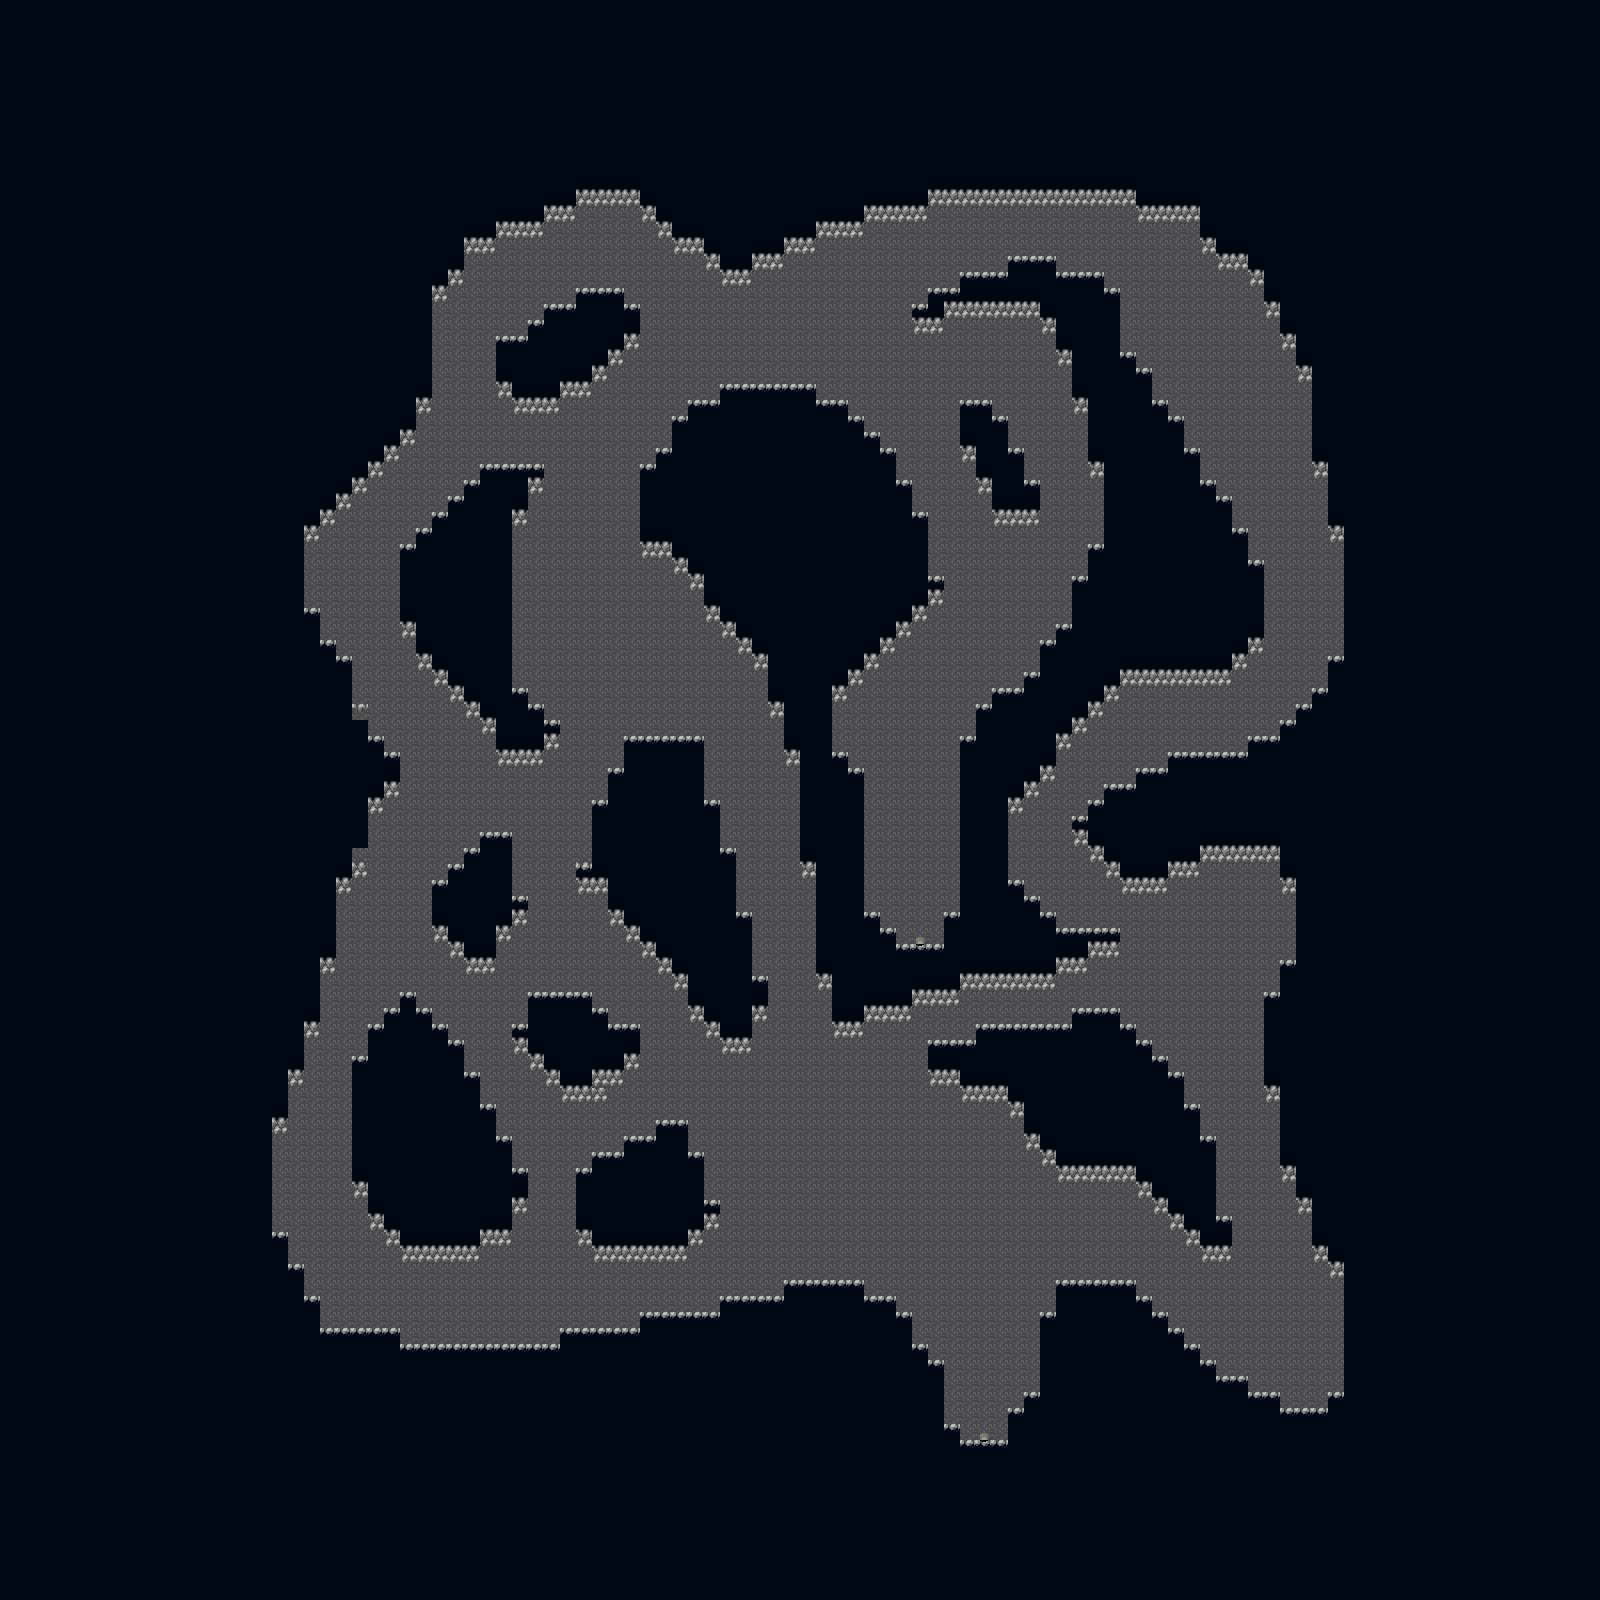

Below is a game level as drawn by its tile map, then a one-line description and the .tmx that defines it (tile-layer data replaced by summaries):
An orthogonal 100x100 tile map with 16x16 px tiles, 4 tile layers (Sub Layer 2, Sub Layer 1, Main Layer, Layer 2) and 27 objects.

<map version="1.0" orientation="orthogonal" renderorder="right-down" width="100" height="100" tilewidth="16" tileheight="16" nextobjectid="1">
 <tileset firstgid="1" name="tileset_01" tilewidth="16" tileheight="16">
  <image source="tileset_01.png" width="128" height="128" />
  <tile id="1">
   <objectgroup draworder="index">
    <object id="0" x="0" y="0" width="16" height="16" />
   </objectgroup>
  </tile>
  <tile id="2">
   <objectgroup draworder="index">
    <object id="0" x="0" y="0" width="16" height="16" />
   </objectgroup>
  </tile>
  <tile id="3">
   <objectgroup draworder="index">
    <object id="0" x="0" y="16">
     <polyline points="0,0 0,-16 16,-16" />
    </object>
   </objectgroup>
  </tile>
  <tile id="4">
   <objectgroup draworder="index">
    <object id="0" x="0" y="0">
     <polyline points="0,0 16,0" />
    </object>
   </objectgroup>
  </tile>
  <tile id="5">
   <objectgroup draworder="index">
    <object id="0" x="0" y="0">
     <polyline points="0,0 16,0 16,16" />
    </object>
   </objectgroup>
  </tile>
  <tile id="6">
   <objectgroup draworder="index">
    <object id="0" x="16" y="0">
     <polyline points="0,0 0,16 -16,16" />
    </object>
    <object id="0" x="0" y="12" width="16" height="4" />
   </objectgroup>
  </tile>
  <tile id="7">
   <objectgroup draworder="index">
    <object id="0" x="0" y="0" width="16" height="16" />
   </objectgroup>
  </tile>
  <tile id="8">
   <objectgroup draworder="index">
    <object id="0" x="0" y="0" width="16" height="16" />
   </objectgroup>
  </tile>
  <tile id="9">
   <objectgroup draworder="index">
    <object id="0" x="0" y="0" width="16" height="16" />
   </objectgroup>
  </tile>
  <tile id="11">
   <objectgroup draworder="index">
    <object id="0" x="0" y="0">
     <polyline points="0,0 0,16" />
    </object>
   </objectgroup>
  </tile>
  <tile id="12">
   <objectgroup draworder="index">
    <object id="0" x="0" y="12" width="16" height="4" />
   </objectgroup>
  </tile>
  <tile id="13">
   <objectgroup draworder="index">
    <object id="0" x="16" y="0">
     <polyline points="0,0 0,16" />
    </object>
   </objectgroup>
  </tile>
  <tile id="14">
   <objectgroup draworder="index">
    <object id="0" x="16" y="16">
     <polyline points="0,0 -16,0 -16,-16" />
    </object>
    <object id="0" x="0" y="12" width="16" height="4" />
   </objectgroup>
  </tile>
  <tile id="15">
   <objectgroup draworder="index">
    <object id="0" x="0" y="0" width="16" height="16" />
   </objectgroup>
  </tile>
  <tile id="16">
   <objectgroup draworder="index">
    <object id="0" x="0" y="0" width="16" height="16" />
   </objectgroup>
  </tile>
  <tile id="17">
   <objectgroup draworder="index">
    <object id="0" x="0" y="0" width="16" height="16" />
   </objectgroup>
  </tile>
  <tile id="21">
   <objectgroup draworder="index">
    <object id="0" x="0" y="0" width="16" height="16" />
   </objectgroup>
  </tile>
  <tile id="22">
   <objectgroup draworder="index">
    <object id="0" x="0" y="0" width="16" height="16" />
   </objectgroup>
  </tile>
  <tile id="23">
   <objectgroup draworder="index">
    <object id="0" x="0" y="0" width="16" height="16" />
   </objectgroup>
  </tile>
  <tile id="28">
   <objectgroup draworder="index">
    <object id="0" x="16" y="16">
     <polyline points="0,0 0,-16" />
    </object>
    <object id="0" x="0" y="0">
     <polyline points="0,0 0,16" />
    </object>
   </objectgroup>
  </tile>
  <tile id="30">
   <objectgroup draworder="index">
    <object id="0" x="0" y="16">
     <polyline points="0,0 0,-16 16,-16 16,0" />
    </object>
   </objectgroup>
  </tile>
  <tile id="32">
   <objectgroup draworder="index">
    <object id="0" x="0" y="0" width="16" height="16" />
   </objectgroup>
  </tile>
  <tile id="33">
   <objectgroup draworder="index">
    <object id="0" x="0" y="0" width="16" height="16" />
   </objectgroup>
  </tile>
  <tile id="35">
   <objectgroup draworder="index">
    <object id="0" x="0" y="16">
     <polyline points="0,0 16,0" />
    </object>
   </objectgroup>
  </tile>
 </tileset>
 <layer name="Sub Layer 2" width="100" height="100">
  <data>[10000 cells, 12 non-empty, 1 distinct tile ids]</data>
 </layer>
 <layer name="Sub Layer 1" width="100" height="100">
  <data>[10000 cells, 915 non-empty, 3 distinct tile ids]</data>
 </layer>
 <layer name="Main Layer" width="100" height="100">
  <data>[10000 cells, 9999 non-empty, 9 distinct tile ids]</data>
 </layer>
 <layer name="Layer 2" width="100" height="100">
  <data>[10000 cells, 2 non-empty, 1 distinct tile ids]</data>
 </layer>
</map>
